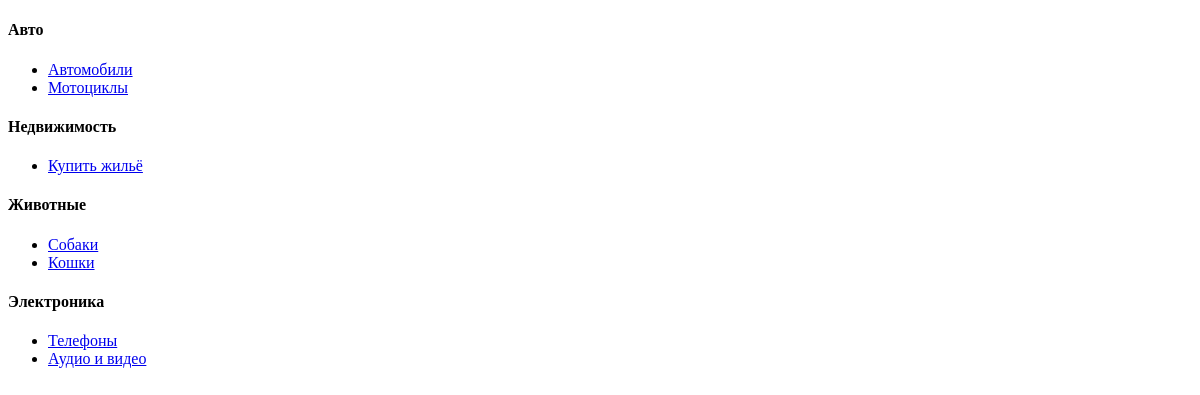
The app's page /, older data.
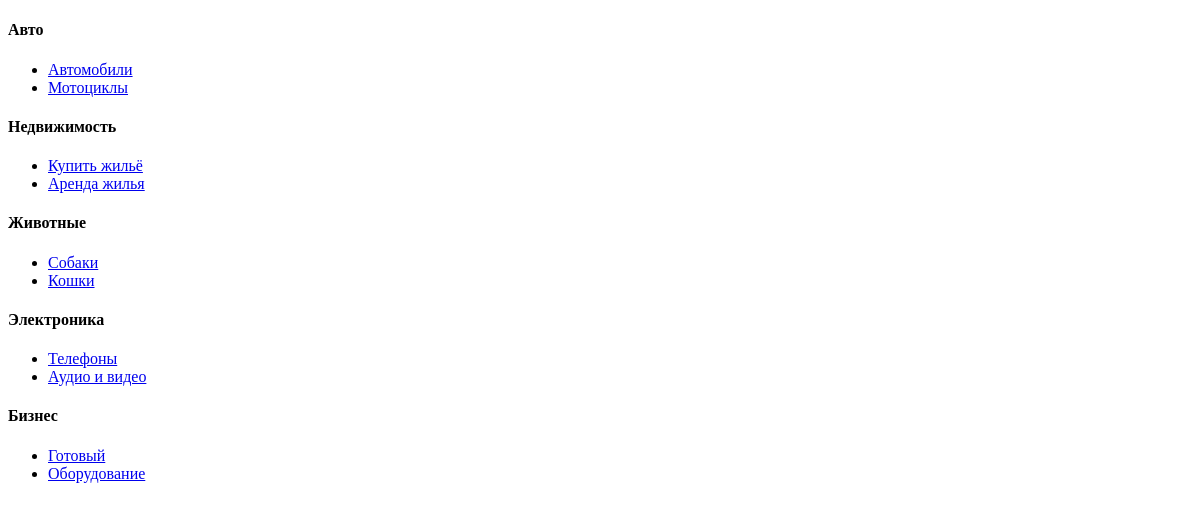
The same page, newer data.
### appKey/models.py (models this page shows, shortened)
class Category(models.Model):
    title = models.TextField(
        'Категория',
        null=False,
        help_text = 'Например: квартира'
    )
    class Meta:
        verbose_name = 'категорию'
        verbose_name_plural = 'Категории'

class Subcategory(models.Model):
    category = models.ForeignKey(
        Category,
        on_delete=models.PROTECT,
        null=False,
        verbose_name = "Категория"
    )
    title = models.CharField(
        'Название подкатегории',
        max_length = 100,
        null=False
    )
    class Meta:
        verbose_name = 'подкатегорию'
        verbose_name_plural = 'Подкатегории'

### appKey/views.py (the view)
# urls.py: path('', views.CategorysPage.as_view(), name="urlCategorys"),
class CategorysPage(View):
    def get(self, request):
        data_sub = Subcategory.objects.all()
        data = {}
        for sub in data_sub:
            if sub.category.title not in data:
                data.update({
                    sub.category.title : {
                        sub.id: sub.title
                    }
                })
            else:
                data[sub.category.title].update({
                    sub.id: sub.title
                })
        return render(request, 'appKey/home/index.html', {'object':data})

### appKey/templates/appKey/home/index.html (shortened to what this page needs)
{% extends 'appKey/base.html' %}
{% block content %}
    {% for category, sub_categorys in object.items %}
        <h4>{{category}}</h4>
        <ul>
            {% for category_id, sub_category in sub_categorys.items %}
                <li><a href="{% url 'urlProduct' category_id %}">{{sub_category}}</a></li>
            {% endfor %}
        </ul>
    {% endfor %}
{% endblock %}

### appKey/templates/appKey/base.html (shortened to what this page needs)
{% load static %}
<!DOCTYPE html>
<html lang="ru">
<head>
</head>
<body>
    {% block content %}{% endblock %}
</body>
</html>

Row changes from the older to the newer data that the page shows:
added Subcategory: sub_categorys "Аренда жилья"
now on this page (row unchanged): Category: object "Бизнес"
added Subcategory: sub_categorys "Готовый"
added Subcategory: sub_categorys "Оборудование"
